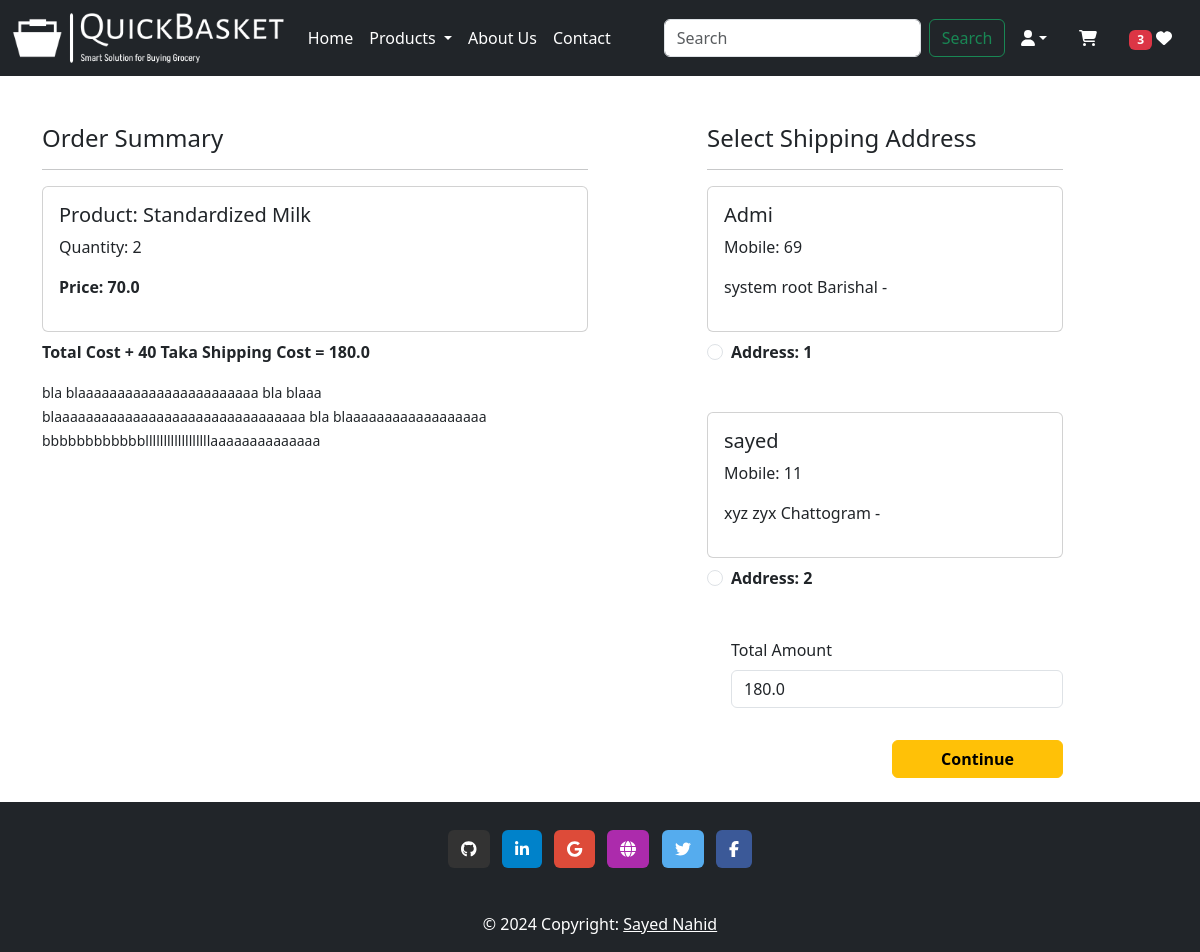
/checkout/ (signed in), run on an earlier commit of the app's database.
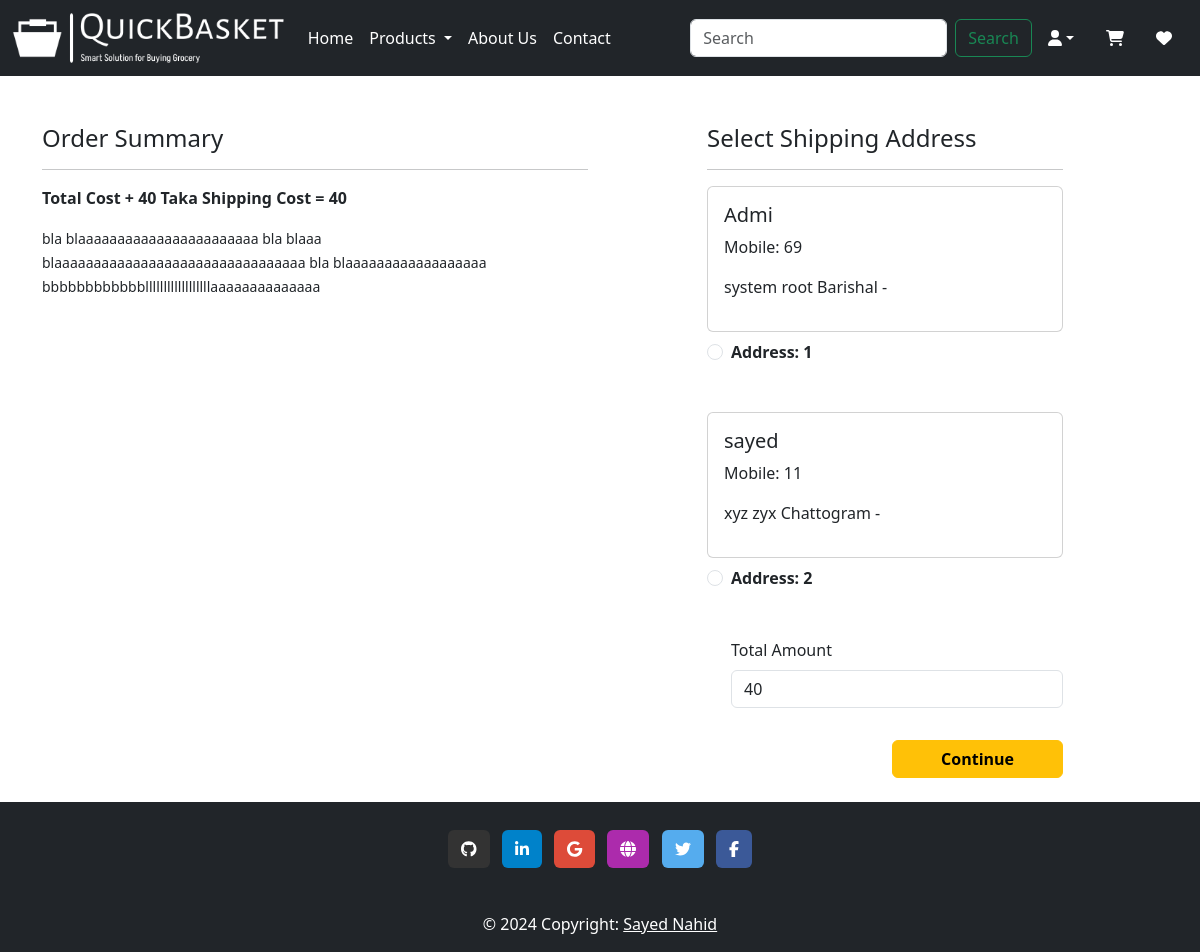
And on a later commit of the database.
### myapp/models.py (models this page shows, shortened)
class Cart(models.Model):
    user = models.ForeignKey(User, on_delete=models.CASCADE)
    product = models.ForeignKey(Product, on_delete=models.CASCADE)
    quantity = models.PositiveIntegerField(default=1)

class Product(models.Model):
    title = models.CharField(max_length=100)
    selling_price = models.FloatField()
    discounted_price = models.FloatField()
    description = models.TextField()
    composition = models.TextField(default='')
    prodapp = models.TextField(default='')
    category = models.CharField(choices=CATEGORY_CHOICES, max_length=2)
    product_image = models.ImageField(upload_to='product')

class Customer(models.Model):
    user = models.ForeignKey(User, on_delete=models.CASCADE)
    name = models.CharField(max_length=200)
    locality = models.CharField(max_length=200)
    city = models.CharField(max_length=50)
    mobile = models.IntegerField(default=0)
    zipcode = models.IntegerField()
    division = models.CharField(choices=DIV_CHOICES, max_length=100)

### myapp/views.py (the view)
# urls.py: path('checkout/', views.checkout.as_view(), name="checkout"),
@method_decorator(login_required, name='dispatch')
class checkout(View):
    def get(self, request):
        user = request.user
        add = Customer.objects.filter(user=user)
        cart_items=Cart.objects.filter(user=user)
        wishitem=0
        if request.user.is_authenticated:
            wishitem = len(Wishlist.objects.filter(user=request.user))
        finalamount = 0
        for item in cart_items:
            val = item.product.discounted_price * item.quantity
            finalamount += val
        totalamount = finalamount + 40
        return render(request, 'app/checkout.html', locals())

### myapp/templates/app/checkout.html (shortened to what this page needs)
{% extends "app/base.html" %}
{% load static %}
{% block main.content %}
<div class="container">
    <div class="row mt-5">
        <div class="col-sm-6">
            <h4>Order Summary</h4>
            <hr>
            {% for item in cart_items %}
                <div class="card mb-2">
                    <div class="card-body">
                        <h5>Product: {{item.product.title}}</h5>
                        <p>Quantity: {{item.quantity}}</p>
                        <p class="fw-bold">Price: {{item.product.discounted_price}}</p>
                    </div>
                </div>
            {% endfor %}
            <p class="fw-bold">Total Cost + 40 Taka Shipping Cost = {{totalamount}}</p>
            <small>bla blaaaaaaaaaaaaaaaaaaaaaaa bla blaaa blaaaaaaaaaaaaaaaaaaaaaaaaaaaaaaaa bla blaaaaaaaaaaaaaaaaaa bbbbbbbbbbbbllllllllllllllllllaaaaaaaaaaaaaa</small>
        </div>
        <div class="col-sm-4 offset-sm-1">
            <h4>Select Shipping Address</h4>
            <hr>
            <form method="POST" id="myform">
                {% for ad in add %}
                    <div class="card">
                        <div class="card-body">
                            <h5>{{ad.name}}</h5>
                            <p>Mobile: {{ad.mobile}}</p>
                            <p>{{ad.locality}} {{ad.city}} {{ad.division}} - {{add.zipcode}}</p>
                        </div>
                    </div>
                    <div class="form-check mt-2 mb-5">
                        <input class="form-check-input" type="radio" name="custid" id="custadd{{forloop.counter}}" value="{{ad.id}}">
                        <label class="form-check-label fw-bold" for="custadd{{forloop.counter}}">Address: {{forloop.counter}}</label>
                    </div>
                {% endfor %}
                <div class="form-check mb-3">
                    <label for="totamount" class="form-label">Total Amount</label>
                    <input type="number" class="form-control" name="totamount" value={{totalamount}} readonly>
                </div>
                <div class="text-end">
                    <button type="submit" class="btn btn-warning mt-3 px-5 fw-bold">Continue</button>
                </div>
            </form>
        </div>
    </div>
</div>
<br>
{% endblock main.content %}

What changed in the data, as far as the page shows it:
removed Cart: product "Standardized Milk", quantity "2", product.discounted_price "70.0"
Also different on the page:
{{ totalamount }}: "180.0" → "40"
form field totamount: "180.0" → "40"
{{ wishitem }}: "3" → (not shown)
